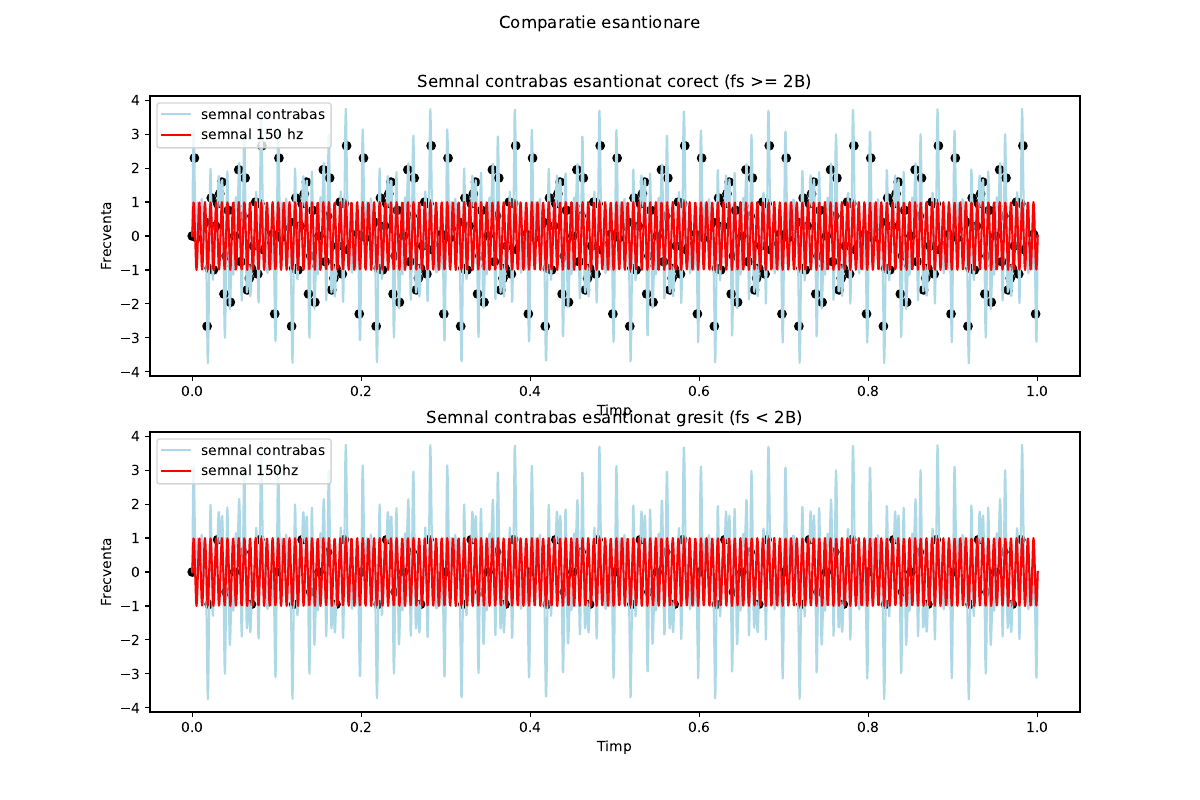

Source code (Python):
import numpy as np
import matplotlib.pyplot as plt
from matplotlib.pyplot import xlabel, ylabel

# Conform formulei Nyquist-Shannon trebuie sa avem fs >= 2 * B. In problema noastra avem frecvente intre 40hz si 200hz.
# Deci cea mai mare frecventa pe care trebuie sa o putem capta este 200hz => B = 200hz. Asadar trebuie sa avem frecventa
# minima 400hz ca sa putem capta toate componentele de freceventa pe care intrumentul le poate produce.

pi = np.pi

def semnal_sinus(a,f,t,o):
    return a * np.sin(2 * pi * f * t + o)

def get_semnal(t):
    return semnal_sinus(1,40, t, 0) + semnal_sinus(1,200,t,0) + semnal_sinus(1,100,t,0) + semnal_sinus(1,150,t,0)

t = np.linspace(0,1,2000)
ts_corect = np.linspace(0,1,400, endpoint= False)
ts_gresit = np.linspace(0,1,100, endpoint= False)

semnal = get_semnal(t)
semnal_esantionat_corect = get_semnal(ts_corect)
semnal_esantionat_gresit = get_semnal(ts_gresit)

semnal_150 = semnal_sinus(1,150,t,0)


fig, axs = plt.subplots(2, 1, figsize=(12, 8))
fig.suptitle('Comparatie esantionare')

axs[0].plot(t, semnal, color = 'lightblue', label = 'semnal contrabas')
axs[0].scatter(ts_corect, semnal_esantionat_corect, color = 'black')
axs[0].plot(t, semnal_150, color = 'red', label = 'semnal 150 hz')
axs[0].set(xlabel = 'Timp', ylabel = ('Frecventa'), title = ('Semnal contrabas esantionat corect (fs >= 2B)'))
axs[0].legend()


axs[1].plot(t, semnal, color = 'lightblue', label = 'semnal contrabas')
axs[1].scatter(ts_gresit, semnal_esantionat_gresit, color = 'black')
axs[1].plot(t, semnal_150, color = 'red', label = 'semnal 150hz')
axs[1].set(xlabel = ('Timp'), ylabel = ('Frecventa'), title = ('Semnal contrabas esantionat gresit (fs < 2B)'))
axs[1].legend()

plt.savefig('4.pdf')
plt.tight_layout()
plt.show()